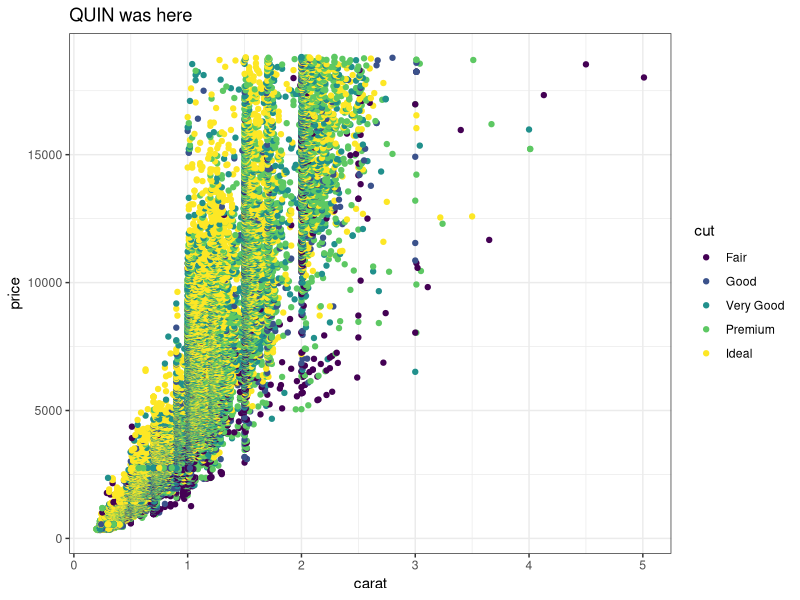
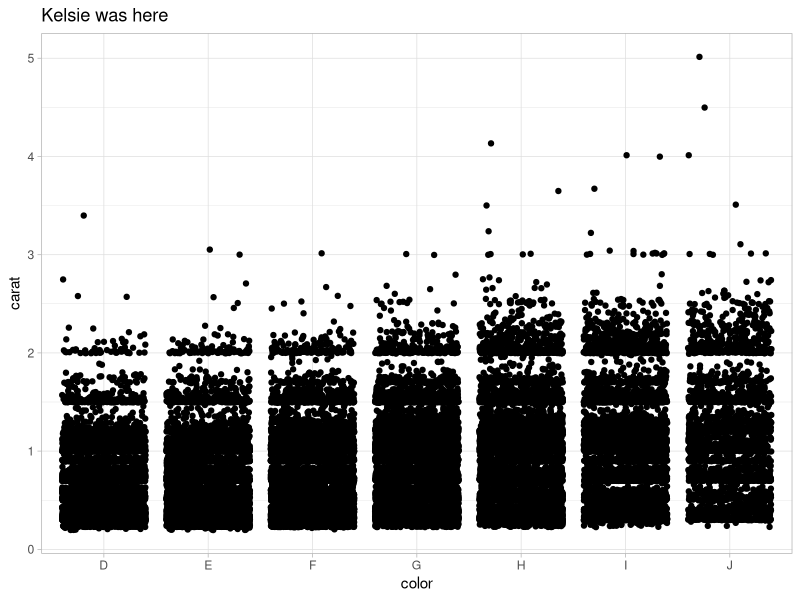
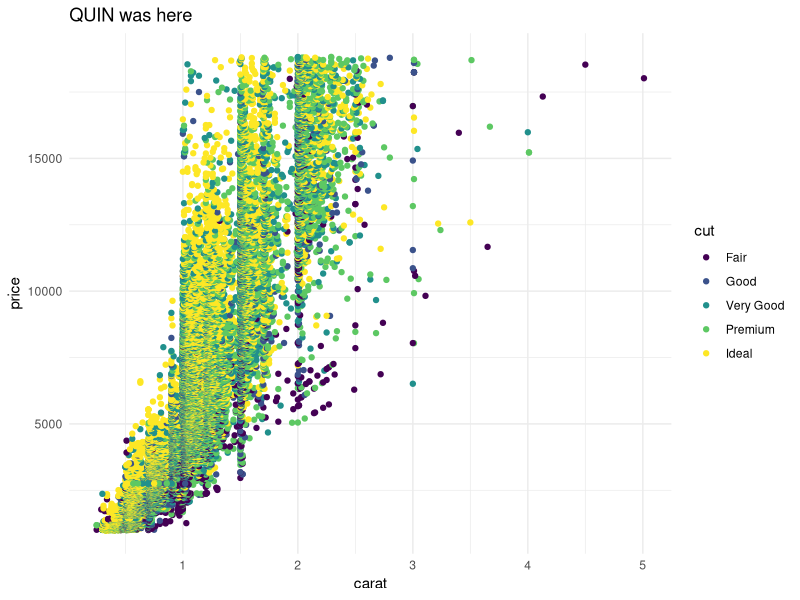

These figures' R source, in order:
## ---- chunk 1
knitr::opts_chunk$set(echo = TRUE)
library(tidyverse)
## ---- chunk 2
# Partner 1: 
# Run the code below to see the original graph
# Change the code below to make the point color change based on 'cut', and update the theme to theme_bw(). Update the title to include your first name. 

ggplot(data = diamonds, aes(x = carat, y = price, color = cut)) +
  geom_point() +
  theme_void() +
  labs(title = "QUIN was here") +
  theme_bw()
## ---- chunk 3
# Partner 2: 
# Run the code below to see the original graph
# Change the code below to make the geom a geom_jitter, and update the theme to theme_light. Update the title to include your first name. 

ggplot(data = diamonds, aes(x = color, y = carat)) +
  geom_jitter() +
  theme_light() +
  labs(title = "Kelsie was here")
## ---- chunk 4
hi_price <- diamonds %>% 
  filter(price > 1000)

ggplot(data = hi_price, aes(x = carat, y = price, color = cut)) +
  geom_point() +
  theme_void() +
  labs(title = "QUIN was here") +
  theme_minimal()
## ---- chunk 5
